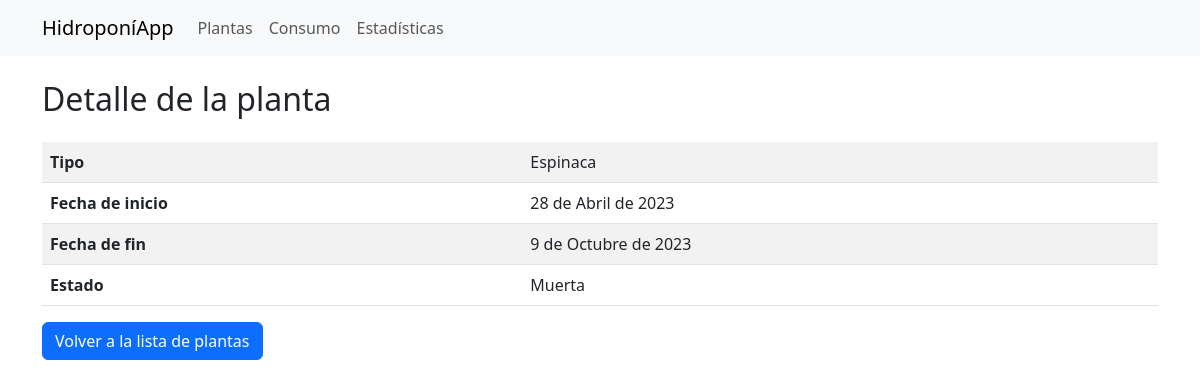
/planta/1/, run on the app's committed database.
### hidroponiapp/models.py (models this page shows, shortened)
class Planta(models.Model):
    VIVA = 'Viva'
    MUERTA = 'Muerta'
    COSECHADA = 'Cosechada'
    TIPOS_DE_PLANTAS = (
        ('Lechuga', 'Lechuga'),
        ('Espinaca', 'Espinaca'),
        ('Tomate', 'Tomate'),
    )
    ESTADOS_DE_PLANTAS = (
        ('Viva', 'Viva'),
        ('Muerta', 'Muerta'),
        ('Cosechada', 'Cosechada'),
    )
    tipo = models.CharField(max_length=20, choices=TIPOS_DE_PLANTAS)
    fecha_inicio = models.DateField(default=timezone.now)  # Establecer la fecha de inicio predeterminada como "ahora"
    fecha_fin = models.DateField(blank=True, null=True)
    estado = models.CharField(max_length=10, choices=ESTADOS_DE_PLANTAS, default='Viva')

### hidroponiapp/views.py (the view)
# urls.py: path('planta/<int:planta_id>/', views.planta_detalle, name='planta_detalle'),
def planta_detalle(request, planta_id):
    planta = get_object_or_404(Planta, id=planta_id)
    context = {
        'planta': planta,
    }
    return render(request, 'hidroponiapp/planta_detalle.html', context)

### templates/hidroponiapp/planta_detalle.html
{% extends "base.html" %}
{% block content %}
  <h2 class="mt-4 mb-4">Detalle de la planta</h2>
  <table class="table table-striped">
    <tbody>
      <tr>
        <th>Tipo</th>
        <td>{{ planta.tipo }}</td>
      </tr>
      <tr>
        <th>Fecha de inicio</th>
        <td>{{ planta.fecha_inicio }}</td>
      </tr>
      <tr>
        <th>Fecha de fin</th>
        <td>{{ planta.fecha_fin }}</td>
      </tr>
      <tr>
        <th>Estado</th>
        <td>{{ planta.estado }}</td>
      </tr>
    </tbody>
  </table>
  <a href="{% url 'plantas' %}" class="btn btn-primary">Volver a la lista de plantas</a>
{% endblock %}

### data on the page
Planta: tipo "Espinaca", fecha_inicio "28 de Abril de 2023", fecha_fin "9 de Octubre de 2023", estado "Muerta"
